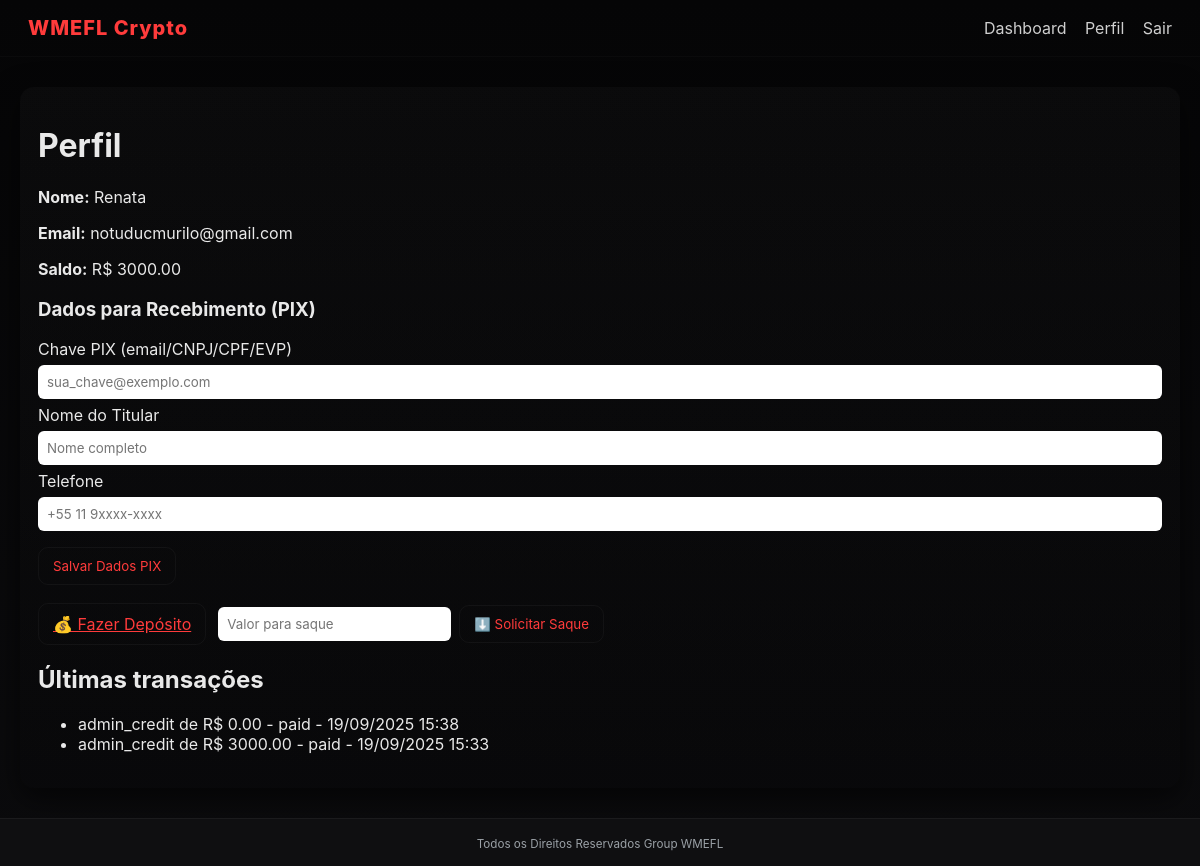
The page /profile (signed in) on the database its author committed.
### models.py (models this page shows, shortened)
class User(UserMixin, db.Model):
    __tablename__ = "user"
    id = db.Column(db.Integer, primary_key=True)
    email = db.Column(db.String(150), unique=True, nullable=False)
    name = db.Column(db.String(120), nullable=True)
    password_hash = db.Column(db.String(256), nullable=False)
    balance = db.Column(db.Float, default=0.0, nullable=False)
    role = db.Column(db.Integer, default=0, nullable=False)
    has_deposited = db.Column(db.Boolean, default=False, nullable=False)
    pix_key = db.Column(db.String(200), nullable=True)
    pix_holder = db.Column(db.String(120), nullable=True)  # nome do titular PIX
    phone_number = db.Column(db.String(20), nullable=True)
    created_at = db.Column(db.DateTime, default=datetime.utcnow, nullable=False)
    @property
    def is_admin(self) -> bool:
        return self.role in [3, 4]

class Transaction(db.Model):
    __tablename__ = "transaction"
    id = db.Column(db.Integer, primary_key=True)
    user_id = db.Column(db.Integer, db.ForeignKey("user.id"), nullable=False)
    amount = db.Column(db.Float, nullable=False)
    type = db.Column(db.String(20), nullable=False)  # deposit, withdraw, admin_credit
    status = db.Column(db.String(20), nullable=False, default="pending")  # pending, paid, failed, under_review
    external_id = db.Column(db.String(200), nullable=True)  # ID retornado pelo provedor
    extra = db.Column(db.Text, nullable=True)  # dados adicionais (ex: payload PIX, QR Code)
    created_at = db.Column(db.DateTime, default=datetime.utcnow, nullable=False)
    user = db.relationship("User", backref="transactions")

### app.py (the view, shortened to what this page needs)
@app.route("/profile", methods=["GET","POST"])
@login_required
def profile():
    txs = Transaction.query.filter_by(user_id=current_user.id).order_by(Transaction.created_at.desc()).limit(10).all()
    return render_template("profile.html", user=current_user, txs=txs)

### app.py (called while the page is built)
@login_manager.user_loader
def load_user(user_id):
    return User.query.get(int(user_id))

### templates/profile.html (shortened to what this page needs)
{% extends "base.html" %}
{% block content %}
<div class="card auth-card">
  <h1>Perfil</h1>
  <p><strong>Nome:</strong> {{ user.name }}</p>
  <p><strong>Email:</strong> {{ user.email }}</p>
  <p><strong>Saldo:</strong> R$ {{ "%.2f"|format(user.balance) }}</p>
  <form method="post" style="margin-bottom:18px;">
    <h3>Dados para Recebimento (PIX)</h3>
    <label>Chave PIX (email/CNPJ/CPF/EVP)</label><br>
    <input type="text" name="pix_key" value="{{ user.pix_key or '' }}" placeholder="sua_chave@exemplo.com" style="width:100%;padding:8px;margin:6px 0;border-radius:6px;border:1px solid rgba(255,255,255,0.06)">
    <label>Nome do Titular</label><br>
    <input type="text" name="pix_holder" value="{{ user.pix_holder or '' }}" placeholder="Nome completo" style="width:100%;padding:8px;margin:6px 0;border-radius:6px;border:1px solid rgba(255,255,255,0.06)">
    <label>Telefone</label><br>
    <input type="text" name="phone" value="{{ user.phone or '' }}" placeholder="+55 11 9xxxx-xxxx" style="width:100%;padding:8px;margin:6px 0;border-radius:6px;border:1px solid rgba(255,255,255,0.06)">
    <div style="margin-top:10px;">
      <button class="btn btn-primary" type="submit">Salvar Dados PIX</button>
    </div>
  </form>
  <div style="margin: 12px 0; display:flex; gap:12px; align-items:center;">
    <a href="{{ url_for('deposito') }}" class="btn btn-success">💰 Fazer Depósito</a>
    <form action="{{ url_for('wallet_withdraw') }}" method="post" style="display:flex; gap:8px; align-items:center;">
      <input type="number" name="amount" step="0.01" min="0" placeholder="Valor para saque" required style="padding:8px;border-radius:6px;border:1px solid rgba(255,255,255,0.06)">
      <button type="submit" class="btn btn-danger">⬇️ Solicitar Saque</button>
    </form>
  </div>
  <h2>Últimas transações</h2>
  {% if txs %}
    <ul>
      {% for tx in txs %}
        <li>
          {{ tx.type }} de R$ {{ "%.2f"|format(tx.amount) }}
          - {{ tx.status }}
          - {{ tx.created_at.strftime("%d/%m/%Y %H:%M") }}
        </li>
      {% endfor %}
    </ul>
  {% else %}
    <p>Você ainda não possui transações.</p>
  {% endif %}
</div>
{% endblock %}

### static/css/style.css (style rules this page uses)
:root { --bg:#070709; --panel:#0f0f11; --muted:#9aa0a6; --accent:#ff3b3b; --accent-2:#ff6b6b; --glass: rgba(255,255,255,0.03); }
* { box-sizing:border-box; font-family:Inter,Segoe UI,Roboto,Arial,sans-serif; }
body { margin:0; background:linear-gradient(180deg,#050506,#0b0b0d); color:#e9e9e9; }
.card { background:linear-gradient(180deg, rgba(255,255,255,0.02), rgba(0,0,0,0.2)); padding:18px; border-radius:14px; box-shadow:0 10px 30px rgba(0,0,0,0.6); }
.btn { padding:10px 14px; border-radius:10px; border:none; cursor:pointer; background:transparent; color:var(--accent); border:1px solid rgba(255,255,255,0.04); }

### rows shown on the page
User: name "Renata", email "notuducmurilo@gmail.com", balance "3000.00"
Transaction: type "admin_credit", amount "0.00", status "paid", created_at "19/09/2025 15:38"
Transaction: type "admin_credit", amount "3000.00", status "paid", created_at "19/09/2025 15:33"
